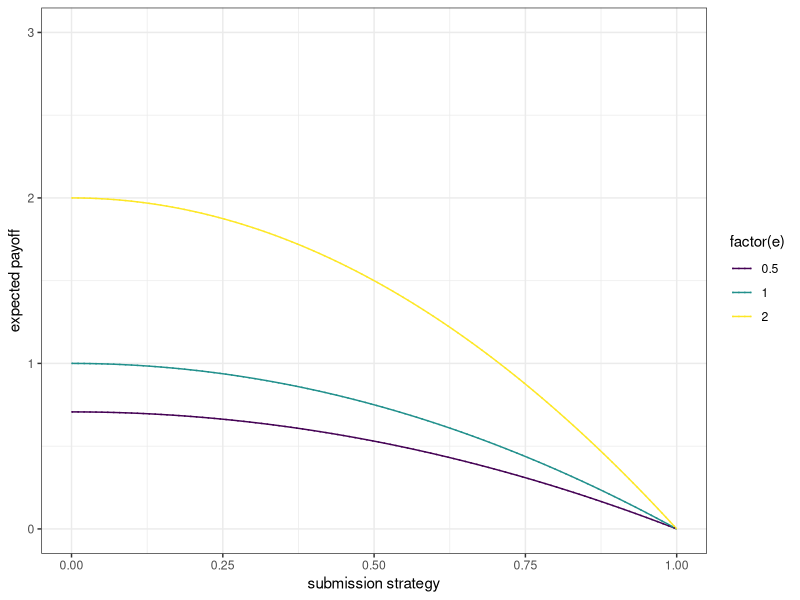

Write the R code that produced this figure. (Note: this script raises an error after producing the figure.)
library(ggplot2)

# function calculating expected payoff (when e = 1) or expected utility (when e!=1)
b.expected <- function(b_SR_neg = 0, 
                       relative_b_SR_pos = 2, 
                       relative_b_RR = .5, s, e = 1) {
  b_SR_pos <- b_SR_neg + relative_b_SR_pos
  b_RR <- relative_b_RR * (b_SR_neg + b_SR_pos)
  p_SR <- (s + 1)/2
  s*b_RR^e + (1-s)*((1-p_SR)*b_SR_neg^e + p_SR*b_SR_pos^e)
  #(s*b_RR + (1-s)*((1-p_SR)*b_SR_neg + p_SR*b_SR_pos))^e
  # x <- s*b_RR + (1-s)*((1-p_SR)*b_SR_neg + p_SR*b_SR_pos)
  # ifelse(x < survival_threshold, 0, x^e)
}

var.expected <- function(b_SR_neg = 0, 
                         relative_b_SR_pos = 2, 
                         relative_b_RR = .5, s, e = 1) {
  b_SR_pos <- b_SR_neg + relative_b_SR_pos
  b_RR <- relative_b_RR * (b_SR_neg + b_SR_pos)
  p_SR <- (s + 1)/2
  (1-s) * (p_SR * b_SR_pos^e - (1-p_SR) * b_SR_neg^e)
}

df <- expand.grid(payoff_SR_neg = 0,
                  relative_payoff_SR_pos = 2,
                  relative_payoff_RR = .5,
                  s = seq(0, 1, .01),
                  e = c(.5, 1, 2))
df$b_expected <- b.expected(df$payoff_SR_neg, 
                            df$relative_payoff_SR_pos,
                            df$relative_payoff_RR, df$s, df$e)
df$var_expected <- var.expected(df$payoff_SR_neg, 
                                df$relative_payoff_SR_pos,
                                df$relative_payoff_RR, df$s, df$e)

ggplot(df, aes(s, var_expected, colour = factor(e))) +
  scale_x_continuous(name="submission strategy", limits=c(0, 1)) +
  scale_y_continuous(name="expected payoff", limits=c(0, 3)) +
  scale_color_viridis_d() +
  theme_bw() +
  geom_path() +
  geom_path(aes(y = var_expected), linetype = "dotted")

ggplot(data.frame(s=c(0,1)), aes(x = s)) + 
  scale_x_continuous(name="submission strategy", limits=c(0, 1)) +
  scale_y_continuous(name="expected payoff", limits=c(0, 3)) +
  stat_function(fun=b_expected, 
                args = list(b_RR = .5,
                            b_SR_neg = 0,
                            b_SR_pos = 1,
                            e = 1/2),
                geom="line", color = viridis::viridis(3)[1]) + 
  stat_function(fun=b_expected, 
                args = list(b_RR = .5,
                            b_SR_neg = 0,
                            b_SR_pos = 1,
                            e = 1),
                geom="line", color = viridis::viridis(3)[2]) + 
  stat_function(fun=b_expected, 
                args = list(b_RR = .5,
                            b_SR_neg = 0,
                            b_SR_pos = 1,
                            e = 2),
                geom="line", color = viridis::viridis(3)[3]) + 
  theme_bw()

#------------------------------------------------------------------#

# Expected payoff for SRs, arithmetic mean version:
expected.payoff.SR <- function(payoff_SR_neg = 0, 
                               payoff_SR_pos = 1, prior){
  prior*payoff_SR_pos + (1-prior)*payoff_SR_neg
}

# Expected payoff for SRs, geometric mean version:
expected.payoff.SR.geom <- function(payoff_SR_neg = 0, 
                                    payoff_SR_pos = 1, prior){
  payoff_SR_pos^prior * payoff_SR_neg^(1-prior)
}

# plot arithmetic vs geometric expected payoff
ggplot(data.frame(x=c(0,1)), aes(x)) + 
  scale_x_continuous(name="prior", limits = c(0, 1),
                     expand = c(0, 0)) +
  scale_y_continuous(name="E[b_SR]", limits = c(0, 1), 
                     expand = c(0, 0)) +
  theme_bw() +
  coord_fixed(ratio = 1/1) +
  stat_function(fun=expected.payoff.SR, 
                args = list(payoff_SR_neg = .01,
                            payoff_SR_pos = 1),
                geom="line", color = viridis::viridis(3)[2]) + 
  stat_function(fun=expected.payoff.SR.geom, 
                args = list(payoff_SR_neg = .01,
                            payoff_SR_pos = 1),
                geom="line", color = viridis::viridis(3)[1])

# arithmetic expected utility of SRs alone
expected.utility.SR <- function(b_SR_neg = 0, b_SR_pos = 1, 
                                prior, e = 1) {
  prior*(b_SR_pos^e) + (1-prior)*(b_SR_neg^e)
}
# geometric expected utility of SRs alone
expected.utility.SR.geom <- function(b_SR_neg = 0, b_SR_pos = 1, 
                                prior, e = 1) {
  (b_SR_pos^e)^prior * (b_SR_neg^e)^(1-prior)
}

# plot arithmetic vs geometric expected utility of SRs by prior
ggplot(data.frame(x=c(0,1)), aes(x)) + 
  scale_x_continuous(name="prior", limits = c(0, 1),
                     expand = c(0, 0)) +
  scale_y_continuous(name="E[u(b_SR)]", limits = c(0, 1), 
                     expand = c(0, 0)) +
  theme_bw() +
  coord_fixed(ratio = 1/1) +
  stat_function(fun=expected.utility.SR, 
                args = list(b_SR_neg = .01,
                            b_SR_pos = 2,
                            e = 1/2),
                geom="line", color = viridis::viridis(3)[2]) + 
  stat_function(fun=expected.utility.SR.geom, 
                args = list(b_SR_neg = .01,
                            b_SR_pos = 2,
                            e = 1/2),
                geom="line", color = viridis::viridis(3)[1])

# arithmetic expected utility (general)
expected.utility.arith <- function(s, e, b_SR_neg, rel_b_SR_pos, rel_b_RR){
  b_SR_pos <- b_SR_neg + rel_b_SR_pos
  b_RR <- rel_b_RR * (b_SR_neg + b_SR_pos)
  p_SR <- (s + 1)/2
  s * b_RR^e + (1-s)*(p_SR * b_SR_pos^e + (1-p_SR) * b_SR_neg^e)
}

# geometric expected utility (general)
expected.utility.geom <- function(s, e, b_SR_neg, rel_b_SR_pos, rel_b_RR){
  b_SR_pos <- b_SR_neg + rel_b_SR_pos
  b_RR <- rel_b_RR * (b_SR_neg + b_SR_pos)
  p_SR <- (s + 1)/2
  (b_RR^e)^s * ((b_SR_pos^e)^p_SR * (b_SR_neg^e)^(1-p_SR))^(1-s)
}


b_SR_neg <- 0.001
rel_b_SR_pos <- 1
rel_b_RR <- .5
e = 1

# plot arithmetic vs geometric expected utility for everything by strategy s
ggplot(data.frame(x=c(0,1)), aes(x)) + 
  scale_x_continuous(name="submission strategy", limits = c(0, 1),
                     expand = c(0, 0)) +
  scale_y_continuous(name="E[u(b)]", 
                     limits = c(0, 1), 
                     expand = c(0, 0)) +
  theme_bw() +
  #coord_fixed(ratio = 1/1) +
  stat_function(fun=expected.utility.arith, 
                args = list(b_SR_neg = b_SR_neg,
                            rel_b_SR_pos = rel_b_SR_pos,
                            rel_b_RR = rel_b_RR,
                            e = e),
                geom="line", color = viridis::viridis(3)[2]) + 
  stat_function(fun=expected.utility.geom, 
                args = list(b_SR_neg = b_SR_neg,
                            rel_b_SR_pos = rel_b_SR_pos,
                            rel_b_RR = rel_b_RR,
                            e = e),
                geom="line", color = viridis::viridis(3)[1])


df <- expand.grid(b_SR_neg = 0.00001,
                  rel_b_SR_pos = 1,
                  rel_b_RR = .5,
                  s = seq(0, 1, .01),
                  e = c(.2, .5, 1, 2, 5))

df$expected_u_arith <- expected.utility.arith(df$s, df$e, 
                                              df$b_SR_neg, 
                                              df$rel_b_SR_pos,
                                              df$rel_b_RR)
df$expected_u_geom <- expected.utility.geom(df$s, df$e, 
                                            df$b_SR_neg, 
                                            df$rel_b_SR_pos,
                                            df$rel_b_RR)

ggplot(df, aes(s, expected_u_arith, colour = factor(e))) +
  scale_x_continuous(name="submission strategy", limits=c(0, 1),
                     expand = c(0,0)) +
  scale_y_continuous(name="expected utility", 
                     limits=c(0, 1),
                     expand = c(0,0)) +
  scale_color_manual(values = becolours5) +
  theme_bw() +
  geom_path() +
  geom_path(aes(y = expected_u_geom), linetype = "dotted")